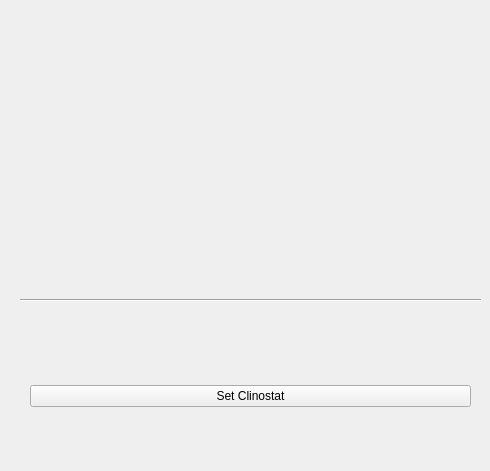
      <widget class="QWidget" name="clinostat_tab">
       <attribute name="title">
        <string>Clinostat</string>
       </attribute>
       <widget class="QLabel" name="R4_2">
        <property name="geometry">
         <rect>
          <x>105</x>
          <y>35</y>
          <width>71</width>
          <height>71</height>
         </rect>
        </property>
        <property name="text">
         <string/>
        </property>
        <property name="pixmap">
         <pixmap>../_image/L1.png</pixmap>
        </property>
        <property name="scaledContents">
         <bool>true</bool>
        </property>
       </widget>
       <widget class="QLabel" name="R1_2">
        <property name="geometry">
         <rect>
          <x>315</x>
          <y>35</y>
          <width>71</width>
          <height>71</height>
         </rect>
        </property>
        <property name="text">
         <string/>
        </property>
        <property name="pixmap">
         <pixmap>../_image/R1.png</pixmap>
        </property>
        <property name="scaledContents">
         <bool>true</bool>
        </property>
       </widget>
       <widget class="QLabel" name="graphic_3">
        <property name="geometry">
         <rect>
          <x>170</x>
          <y>70</y>
          <width>150</width>
          <height>150</height>
         </rect>
        </property>
        <property name="text">
         <string/>
        </property>
        <property name="pixmap">
         <pixmap>../_image/Scheduler.png</pixmap>
        </property>
        <property name="scaledContents">
         <bool>true</bool>
        </property>
       </widget>
       <widget class="QLabel" name="R3_2">
        <property name="geometry">
         <rect>
          <x>105</x>
          <y>175</y>
          <width>71</width>
          <height>71</height>
         </rect>
        </property>
        <property name="text">
         <string/>
        </property>
        <property name="pixmap">
         <pixmap>../_image/L2.png</pixmap>
        </property>
        <property name="scaledContents">
         <bool>true</bool>
        </property>
       </widget>
       <widget class="QLabel" name="R2_2">
        <property name="geometry">
         <rect>
          <x>315</x>
          <y>175</y>
          <width>71</width>
          <height>71</height>
         </rect>
        </property>
        <property name="text">
         <string/>
        </property>
        <property name="pixmap">
         <pixmap>../_image/R2.png</pixmap>
        </property>
        <property name="scaledContents">
         <bool>true</bool>
        </property>
       </widget>
       <widget class="Line" name="line_4">
        <property name="geometry">
         <rect>
          <x>20</x>
          <y>290</y>
          <width>461</width>
          <height>21</height>
         </rect>
        </property>
        <property name="orientation">
         <enum>Qt::Horizontal</enum>
        </property>
       </widget>
       <widget class="QWidget" name="verticalLayoutWidget_12">
        <property name="geometry">
         <rect>
          <x>30</x>
          <y>330</y>
          <width>441</width>
          <height>132</height>
         </rect>
        </property>
        <layout class="QVBoxLayout" name="verticalLayout_21">
         <item>
          <widget class="QPushButton" name="clinostatSet_pushButton">
           <property name="text">
            <string>Set Clinostat</string>
           </property>
          </widget>
         </item>
        </layout>
       </widget>
      </widget>
